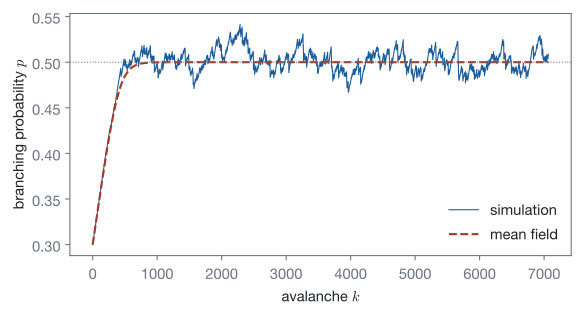

This figure's Python source:
"""The branching probability of the self-organised branching process approaching 1/2, with the mean-field equation."""
import os
import sys

sys.path.insert(0, os.path.join(os.path.dirname(os.path.abspath(__file__)), "..", "..", "..", "_filters"))
from figstyle import *  # noqa: E402,F403

import numpy as np  # noqa: E402
from scipy.integrate import solve_ivp  # noqa: E402
from skcomplex.core.engine.runtime import simulate  # noqa: E402
from skcomplex.systems.physics.criticality import SelfOrganizedBranchingSystem  # noqa: E402

n = 10
N = 2 ** (n + 1) - 1
tr = simulate(SelfOrganizedBranchingSystem(0.3, generations=n), until=30000, random_state=13)
g, p = (np.asarray(tr.get_values(v)).ravel() for v in ("tree.g", "tree.p"))
pa = p[g == 0]
k = np.arange(len(pa))
sol = solve_ivp(lambda t, q: (1 - (2 * q) ** n) / N, (0, k[-1]), [0.3], t_eval=k, rtol=1e-8)
fig, ax = plt.subplots(figsize=(6.2, 3.4))
ax.plot(k, pa, color=ACCENT, lw=0.8, label="simulation")
ax.plot(k, sol.y[0], color=STATEMENT, lw=1.6, ls="--", label="mean field")
ax.axhline(0.5, color=MUTED, lw=0.8, ls=":")
ax.set_xlabel(r"avalanche $k$")
ax.set_ylabel(r"branching probability $p$")
ax.legend(frameon=False)
fig.tight_layout()
save_figure(fig, "sob_drift")
